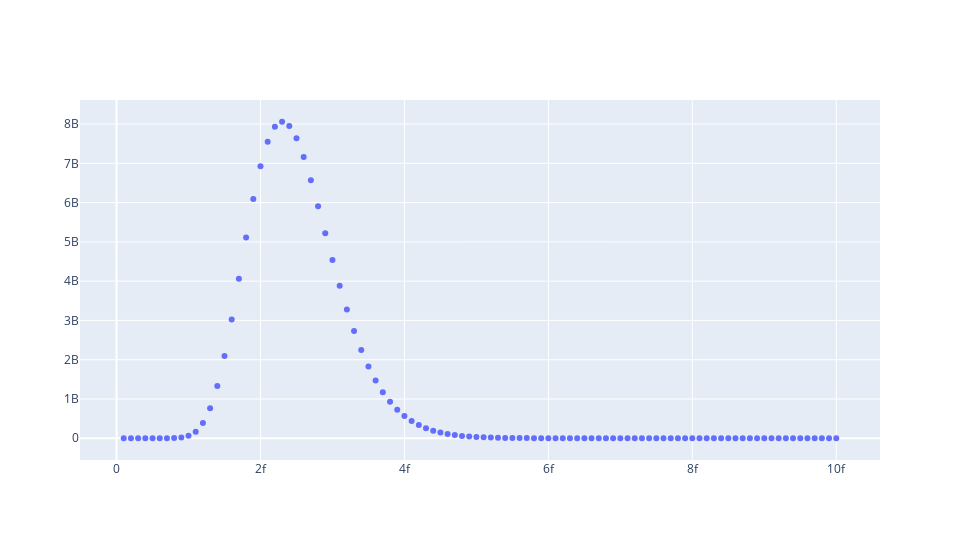

Notebook code for this chart:
### Code cell
fig = go.Figure()

fig.add_trace(go.Scatter(
        x=energy,
        y=fusion_probability,
        mode='markers',
        name=f""
))

fig.update_layout(
        title=f"",
        xaxis_title="",
        yaxis_title="",
        legend=dict(x=0.65, y=0.98)
)

plot(fig)
